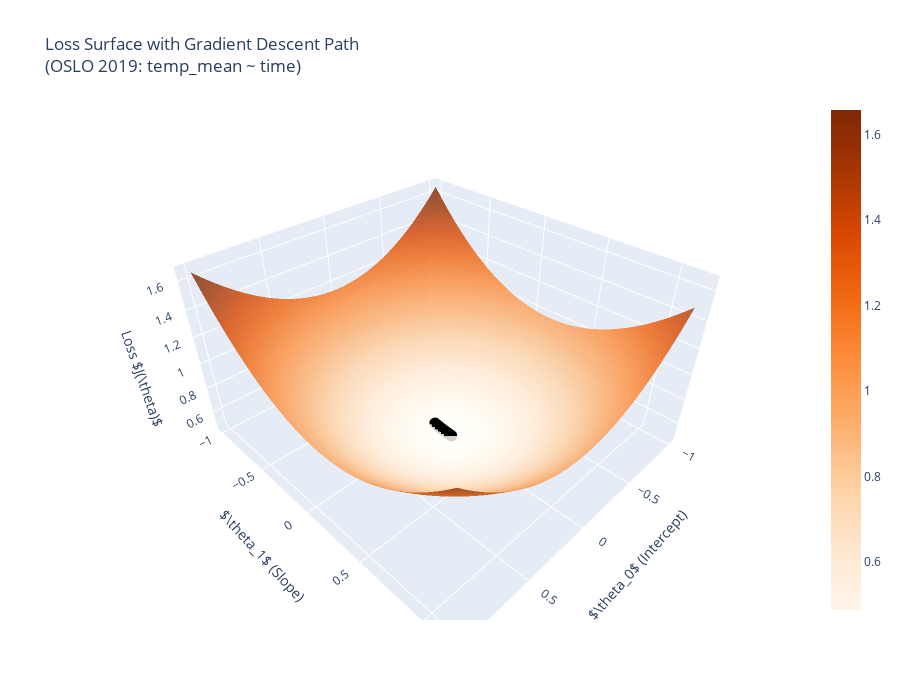

Here is the notebook cell this chart was saved with:
### Markdown cell above
#### F.1) (Model #1) Interactive 3D Loss Surface (Plotly)

### Code cell
# Define grid for theta0 and theta1
tt_theta0_range = np.linspace(min(temp_time_theta0_history)-1, max(temp_time_theta0_history)+1, 50)
tt_theta1_range = np.linspace(min(temp_time_theta1_history)-1, max(temp_time_theta1_history)+1, 50)
tt_T0, tt_T1 = np.meshgrid(tt_theta0_range, tt_theta1_range)

# Compute loss surface
tt_Z = np.zeros_like(tt_T0)
for i in range(tt_T0.shape[0]):
    for j in range(tt_T0.shape[1]):
        tt_y_pred = tt_T0[i, j] + tt_T1[i, j] * temp_time_X_scaled
        tt_Z[i, j] = (1 / (2 * temp_time_m)) * np.sum((tt_y_pred - temp_time_y_scaled) ** 2)

# Create 3D surface
tt_surface = go.Surface(
    x=tt_theta0_range,
    y=tt_theta1_range,
    z=tt_Z,
    colorscale='Oranges',
    opacity=0.8,
    showscale=True,
    name='Loss Surface'
)

# Add gradient descent path
tt_path = go.Scatter3d(
    x=temp_time_theta0_history,
    y=temp_time_theta1_history,
    z=temp_time_J_history,
    mode='lines+markers',
    line=dict(color='black', width=5),
    marker=dict(size=4, color='black'),
    name='Gradient Descent Path'
)

fig = go.Figure(data=[tt_surface, tt_path])
fig.update_layout(
    scene=dict(
        xaxis_title=r'$\theta_0$ (Intercept)',
        yaxis_title=r'$\theta_1$ (Slope)',
        zaxis_title='Loss $J(\\theta)$'
    ),
    title='Loss Surface with Gradient Descent Path<br>(OSLO 2019: temp_mean ~ time)',
    width=900,
    height=700
)
fig.show()

### Figure 1 — Plotly figure (JSON) as saved in the notebook; plotly's stock layout.template omitted (floating-point values rounded to 4 significant figures; data arrays with more than 128 entries replaced by an {"elided": "..."} marker saying what was removed)
{"data": [{"colorscale": [[0, "rgb(255,245,235)"], [0.125, "rgb(254,230,206)"], [0.25, "rgb(253,208,162)"], [0.375, "rgb(253,174,107)"], [0.5, "rgb(253,141,60)"], [0.625, "rgb(241,105,19)"], [0.75, "rgb(217,72,1)"], [0.875, "rgb(166,54,3)"], [1, "rgb(127,39,4)"]], "name": "Loss Surface", "opacity": 0.8, "showscale": true, "type": "surface", "x": [-1, -0.9592, -0.9184, -0.8776, -0.8367, -0.7959, -0.7551, -0.7143, -0.6735, -0.6327, -0.5918, -0.551, -0.5102, -0.4694, -0.4286, -0.3878, -0.3469, -0.3061, -0.2653, -0.2245, -0.1837, -0.1429, -0.102, -0.06122, -0.02041, 0.02041, 0.06122, 0.102, 0.1429, 0.1837, 0.2245, 0.2653, 0.3061, 0.3469, 0.3878, 0.4286, 0.4694, 0.5102, 0.551, 0.5918, 0.6327, 0.6735, 0.7143, 0.7551, 0.7959, 0.8367, 0.8776, 0.9184, 0.9592, 1], "y": [-0.9984, -0.9543, -0.9103, -0.8662, -0.8222, -0.7781, -0.7341, -0.69, -0.646, -0.6019, -0.5579, -0.5138, -0.4698, -0.4257, -0.3817, -0.3376, -0.2936, -0.2495, -0.2055, -0.1614, -0.1174, -0.07333, -0.02927, 0.01478, 0.05883, 0.1029, 0.1469, 0.191, 0.235, 0.2791, 0.3231, 0.3672, 0.4112, 0.4553, 0.4993, 0.5434, 0.5874, 0.6315, 0.6755, 0.7196, 0.7636, 0.8077, 0.8517, 0.8958, 0.9398, 0.9839, 1.028, 1.072, 1.116, 1.16], "z": {"elided": "50x50 float values"}}, {"line": {"color": "black", "width": 5}, "marker": {"color": "black", "size": 4}, "mode": "lines+markers", "name": "Gradient Descent Path", "type": "scatter3d", "x": {"elided": "1000 float values"}, "y": {"elided": "1000 float values"}, "z": {"elided": "1000 float values"}}], "layout": {"height": 700, "scene": {"aspectmode": "auto", "aspectratio": {"x": 1.165, "y": 1.258, "z": 0.6823}, "xaxis": {"title": {"text": "$\\theta_0$ (Intercept)"}, "type": "linear"}, "yaxis": {"title": {"text": "$\\theta_1$ (Slope)"}, "type": "linear"}, "zaxis": {"title": {"text": "Loss $J(\\theta)$"}, "type": "linear"}}, "title": {"text": "Loss Surface with Gradient Descent Path<br>(OSLO 2019: temp_mean ~ time)"}, "width": 900}}
